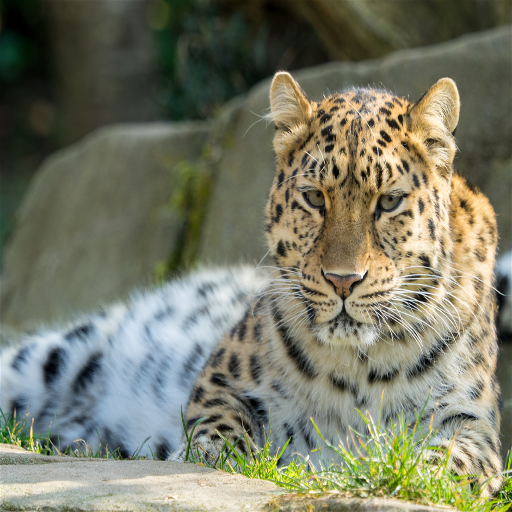
#> input picture Data Mining/Assignment_3/Images/small1.png, 512 x 512 px
$ jupyter execute --allow-errors Image_compression_and_Kosarak.ipynb   (shell and % lines are left out)   (older library calls are emulated)
#> lines starting #> are read from the running program, lines starting #| are printed output that depends on the picture
[cell 1]
# Set up
%pylab
%pylab inline
import tqdm
import random
import pandas as pd
from sklearn import datasets
import sklearn
import seaborn as sns
from PIL import Image
import scipy
from mpl_toolkits.mplot3d import Axes3D  # noqa: F401 unused import

[cell 2]
class K_MEANS:
    '''
    Divides given data into K clusters.

    Fields:
        df: Dataset without 'target' attribute
        N: Size of dataset
        k: Number of clusters
        MAX_ITER: Number of iterations
        labels: Class of each sample
        centroids: N x 2 array with coordinates of centroids
        distances: N x N matrix of distances, where len(df) = N
    '''

    def __init__(self, data, k = 3, MAX_ITER = 100):
        self.df = np.array(data)
        (self.N, self.M) = self.df.shape
        self.k = k;
        self.MAX_ITER = MAX_ITER
        self.iterations = 0
        self.labels = np.zeros(self.N, dtype=np.int)
        self.centroids = self.random_centroids()
        self.distances = self.compute_distances()


    def random_centroids(self):
        '''
        Returns:
            List of random k indices
        '''
        centrs = random.sample(range(self.N), self.k)
        return self.df[centrs]


    def compute_distances(self):
        '''
        Returns:
            N x N matrix of distances
        '''
        X, Y = self.df, self.centroids
        dists = -2 * np.dot(X, Y.T) + np.sum(Y ** 2, axis=1)
        return dists


    def assign_centroids(self):
        '''
        Find closest centroid for each data sample

        Returns:
            True: Found new centroids
            False: Centroids are the same
        '''
        self.distances = self.compute_distances()
        nearest_centroids = np.argmin(self.distances, axis=1)

        if abs(np.sum(nearest_centroids - self.labels)) < 1e-100:
            return False

        self.labels = nearest_centroids
        return True


    def update_centroids(self):
        '''
        Determine new centroids by taking the average of all the points assigned to that cluster.
        '''
        new_centroids = np.zeros(self.k * self.M).reshape(self.k, self.M)
        centroid_cnt = np.full(self.k, 1e-100)
        for i in range(self.k):
            assigned_to_ith = self.labels == i
            new_centroids[i] += np.sum(self.df[assigned_to_ith], axis=0)
            centroid_cnt[i] += len(self.df[assigned_to_ith])

        self.centroids = new_centroids / centroid_cnt[:, np.newaxis]


    def RUN(self, show_images=False):
        '''
        Runs KMEANS algorithms as long as we can update centroids or till we reach MAX_ITER

        Parameters:
            show_images: True / False - either shows or does not show images
                         For a integer 'i' shows every ith image
        '''
        for no in tqdm.tqdm(range(self.MAX_ITER)):
            self.iterations = no
            if not self.assign_centroids():
                if show_images:
                    self.plot_2d()
                break

            if show_images and no % show_images == 0:
                self.plot_2d()

            self.update_centroids()

    def plot_2d(self):
        plt.figure(dpi=100)
        plt.title(f'Iterations: {self.iterations}')
        plt.scatter(self.df[:, 0], self.df[:, 1], c=self.labels, edgecolor='black', s=20, alpha=1)
        plt.scatter(self.centroids[:, 0], self.centroids[:, 1], c=range(self.k), edgecolor='red', s=100, alpha=0.8)
        plt.show()


    def plot_before_and_after_2d(self, X, Y):
        fig, (ax1, ax2) = plt.subplots(1, 2)
        fig.set_size_inches(20,5)
        ax1.scatter(self.df[:, 0], self.df[:, 1], c='white', edgecolor='black', s=20, alpha=0.5)
        ax2.scatter(self.df[:, 0], self.df[:, 1], c=self.labels, edgecolor='black', s=20, alpha=1)
        ax2.scatter(self.centroids[:, 0], self.centroids[:, 1], c=range(self.k), edgecolor='red', s=100, alpha=0.8)
        ax1.set_xlim(X)
        ax1.set_ylim(Y)
        ax2.set_xlim(X)
        ax2.set_ylim(Y)


    def plot_before_and_after_3d(self):
        fig = plt.figure(figsize=(20, 8))
        # 121 - 1 x 2 grid 1st subplot
        ax1 = fig.add_subplot(121, projection='3d')
        ax2 = fig.add_subplot(122, projection='3d')
        ax1.scatter(self.df[:, 0], self.df[:, 1], self.df[:, 2], c='white', edgecolor='black', s=20, alpha=0.5)
        ax2.scatter(self.df[:, 0], self.df[:, 1], self.df[:, 2], c=self.labels, edgecolor='black', s=20, alpha=1)
        ax2.scatter(self.centroids[:, 0], self.centroids[:, 1], self.centroids[:, 2],  c=range(self.k), edgecolor='red', s=100, alpha=0.8)

# Zadanie 4. (2 punkty)
Zdjęcie fotograficzne o rozdzielczości A x B w formacie RGB można traktować jako zbiór N = A * B <br/>
trójwymiarowych punktów danych. Po przeprowadzeniu grupowania takich danych, z liczbą grup K, <br/>
można obniżyć liczbę kolorów zdjęcia do K (tworząc paletę K kolorów określonych przez środki <br/>
uzyskanych grup, a następnie zastępując kolor każdego piksela najbliższym mu kolorem ze <br/>
stworzonej palety). Napisz program wczytujący zdjęcie z pliku JPG, <br/>
redukujący liczbę kolorów w powyższy sposób i wyświetlający zredukowane <br/>
zdjęcie na ekranie. Sprawdź działanie programu na 5 wybranych przez siebie zdjęciach. <br/>

[cell 3]
def compress_image_RGB(img, colors=3):
    img_arr = np.array(img)
    X = img_arr.reshape(-1, img_arr.shape[-1])

    KM = K_MEANS(X, k=colors, MAX_ITER=100)
    KM.RUN(show_images=False)

    final_colors = img_arr.reshape(-1, img_arr.shape[-1])
    grouping = KM.labels
    centroid_colors = KM.centroids.reshape(KM.k, train.shape[-1])

    for i in range(KM.k):
        final_colors[grouping == i] = centroid_colors[i]

    final_colors = final_colors.reshape(img_arr.shape)
    im = Image.fromarray(final_colors, 'RGB')

    return im

def show_images(img, colors=3):
    fig, (ax1, ax2) = plt.subplots(1,2, figsize=(10,10))
    compressed_image = compress_image_RGB(img, colors)
    ax1.imshow(img)
    ax1.set_title('Original Image')
    ax2.imshow(compressed_image)
    ax2.set_title(f'Image compressed with {colors} colors')

[cell 4]
Images = [Image.open('Images/small1.png'),
          Image.open('Images/small2.png'),
          Image.open('Images/medium1.png'),
          Image.open('Images/medium2.png'),
          Image.open('Images/HD1.jpg'),
         ]
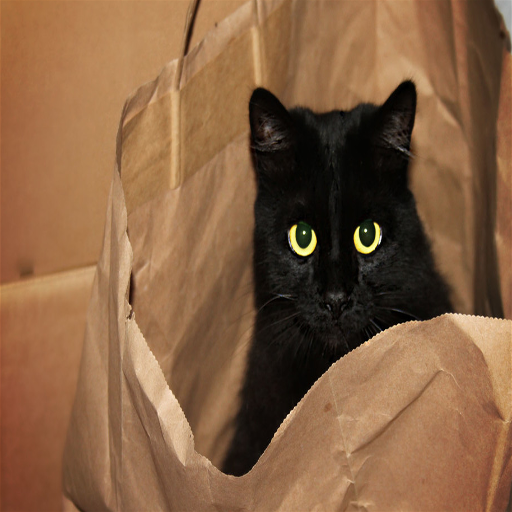
#> input picture Data Mining/Assignment_3/Images/small2.png, 512 x 512 px
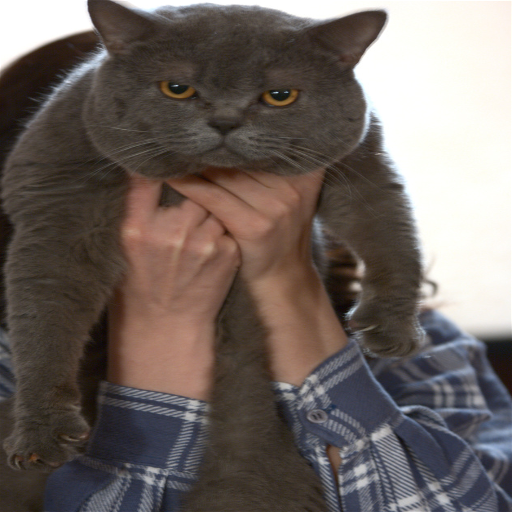
#> input picture Data Mining/Assignment_3/Images/medium1.png, 512 x 512 px
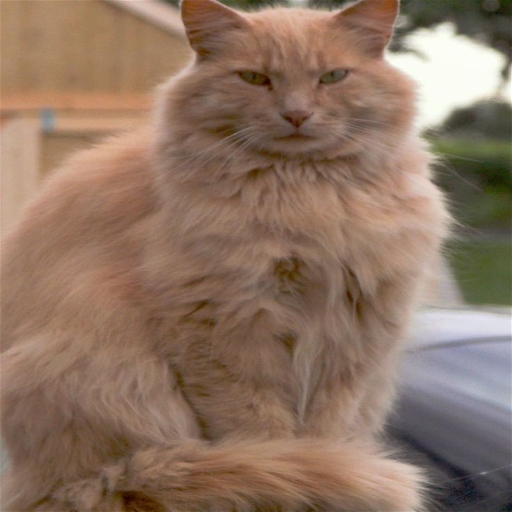
#> input picture Data Mining/Assignment_3/Images/medium2.png, 512 x 512 px
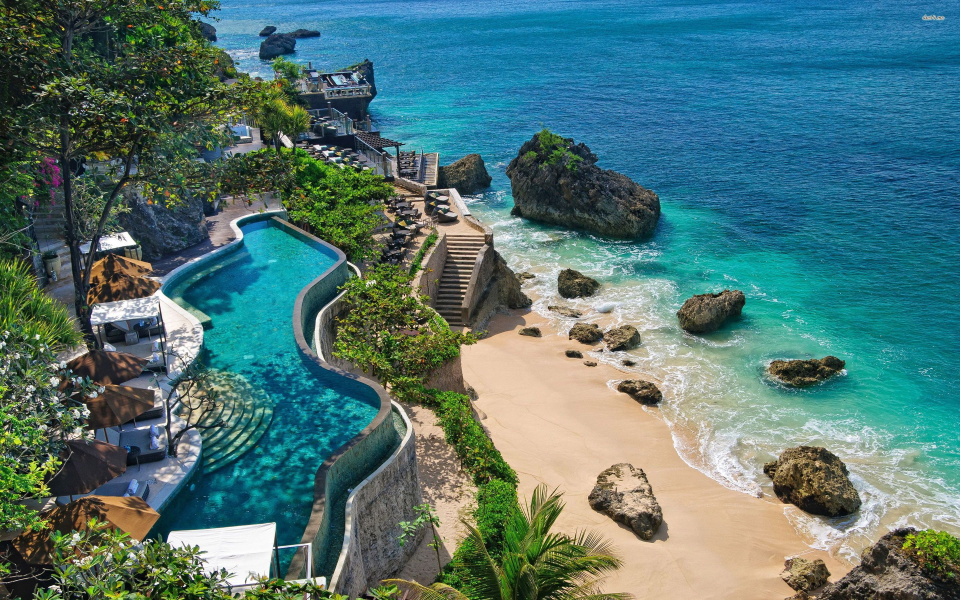
#> input picture Data Mining/Assignment_3/Images/HD1.jpg, 2880 x 1800 px (shown at 1/3 size)

#> (the rest of this cell did not finish here and is left out)

# Zadanie 5. (2 punkty)
Zbiór danych Kosarak (stworzony przez Ferenca Bodona, dostępny m.in. na http://fimi.ua.ac.be/data/kosarak.dat.gz)
zawiera informacje o transakcjach zawartych w sieci supermarketów. <br/>
Każdy wiersz tego pliku reprezentuje jedną transakcję i zawiera identyfikatory produktów kupionych w tej transakcji. <br/>
- a) Wyznacz T = 1000 najczęściej kupowanych produktów (tzn. produktów, które pojawiły się w największej liczbie transakcji). Oznaczmy je kolejno Z1, Z2, …, ZT.
- b) Dla każdego produktu, policz ile razy był on kupowany razem z produktem Zi (dla i =1, 2, …, T) tworząc w ten sposób wektor liczbowy p = (p1, p2, …, pT) opisujący dany produkt.
- c) Pogrupuj produkty używając ich powyższej reprezentacji oraz algorytmu K-Means z różną liczbą grup (poeksperymentuj).
Przedstaw wyniki swoich eksperymentów. Możesz także poeksperymentować z parametrem T. <br/>
Które grupy produktów można uznać za szczególnie istotne, a które za raczej przypadkowe?  <br/>

[cell 5]
from collections import Counter
#> (the rest of this cell did not finish here and is left out)

#> (a cell that did not finish here is left out)

#> (a cell that did not finish here is left out)

[cell 8]
cnt = {}
#> (the rest of this cell did not finish here and is left out)

[cell 9]
# a)
T = np.array(list(cnt.items())[:1000])
index = {}
for i, item in enumerate(T):
    index[item[0]] = i
